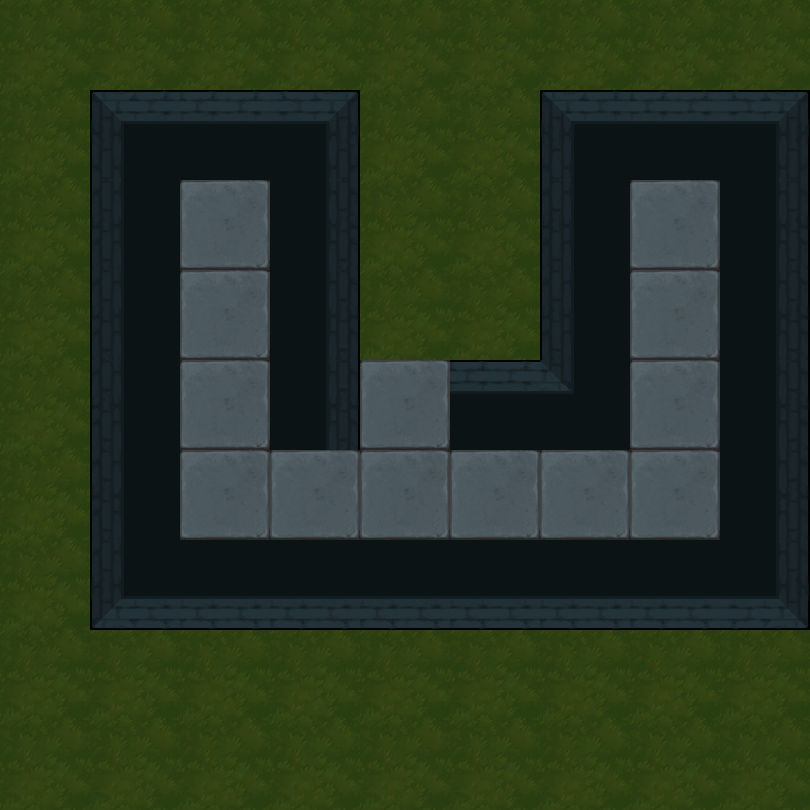

The image is a tile-based game level rendered from a .tmx file. Its description and source (layers, tilesets, objects; grid data summarised) follow:
An orthogonal 9x9 tile map with 90x90 px tiles, 2 tile layers (地形, 障碍) and 15 objects (11x map, 2x spring, bed, door).

<map version="1.5" tiledversion="1.7.2" orientation="orthogonal" renderorder="right-down" width="9" height="9" tilewidth="90" tileheight="90" infinite="0" nextlayerid="4" nextobjectid="32">
 <tileset firstgid="1" name="1" tilewidth="90" tileheight="90" tilecount="100" columns="10">
  <image source="3.png" trans="ff00ff" width="900" height="900" />
 </tileset>
 <layer id="1" name="地形" width="9" height="9">
  <data>[81 cells, 68 non-empty, 2 distinct tile ids]</data>
 </layer>
 <layer id="2" name="障碍" width="9" height="9">
  <data>[81 cells, 29 non-empty, 9 distinct tile ids]</data>
 </layer>
 <objectgroup id="3" name="对象">
  <object id="2" name="bed" x="630" y="450" width="90" height="90" />
  <object id="4" name="map" x="630" y="360" width="90" height="90" />
  <object id="5" name="map" x="630" y="270" width="90" height="90" />
  <object id="6" name="map" x="360" y="450" width="90" height="90">
   <properties>
    <property name="weapon" type="int" value="1" />
   </properties>
  </object>
  <object id="7" name="map" x="180" y="270" width="90" height="90" />
  <object id="8" name="map" x="180" y="360" width="90" height="90" />
  <object id="14" name="spring" x="630" y="630" width="90" height="90">
   <properties>
    <property name="direction" value="1" />
   </properties>
  </object>
  <object id="23" name="map" x="450" y="450" width="90" height="90">
   <properties>
    <property name="weapon" type="int" value="2" />
   </properties>
  </object>
  <object id="24" name="map" x="270" y="450" width="90" height="90">
   <properties>
    <property name="weapon" type="int" value="3" />
   </properties>
  </object>
  <object id="26" name="map" x="540" y="450" width="90" height="90">
   <properties>
    <property name="weapon" type="int" value="4" />
   </properties>
  </object>
  <object id="27" name="map" x="180" y="450" width="90" height="90" />
  <object id="28" name="map" x="180" y="180" width="90" height="90">
   <properties>
    <property name="weapon" type="int" value="5" />
   </properties>
  </object>
  <object id="29" name="map" x="630" y="180" width="90" height="90">
   <properties>
    <property name="weapon" type="int" value="6" />
   </properties>
  </object>
  <object id="30" name="door" x="360" y="360" width="90" height="90">
   <properties>
    <property name="LorR" type="int" value="1" />
    <property name="motion" type="int" value="2" />
    <property name="rotate" type="int" value="0" />
   </properties>
  </object>
  <object id="31" name="spring" x="0" y="720" width="90" height="90">
   <properties>
    <property name="direction" value="1" />
   </properties>
  </object>
 </objectgroup>
</map>
